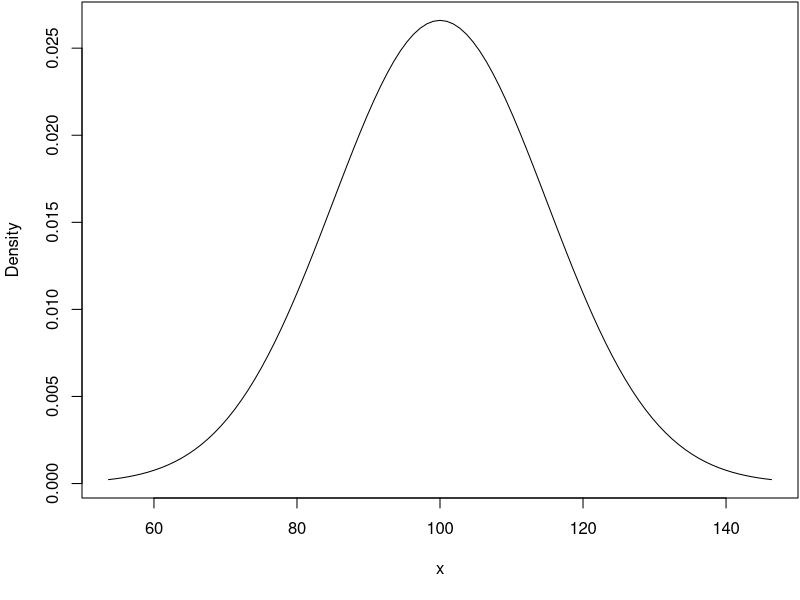
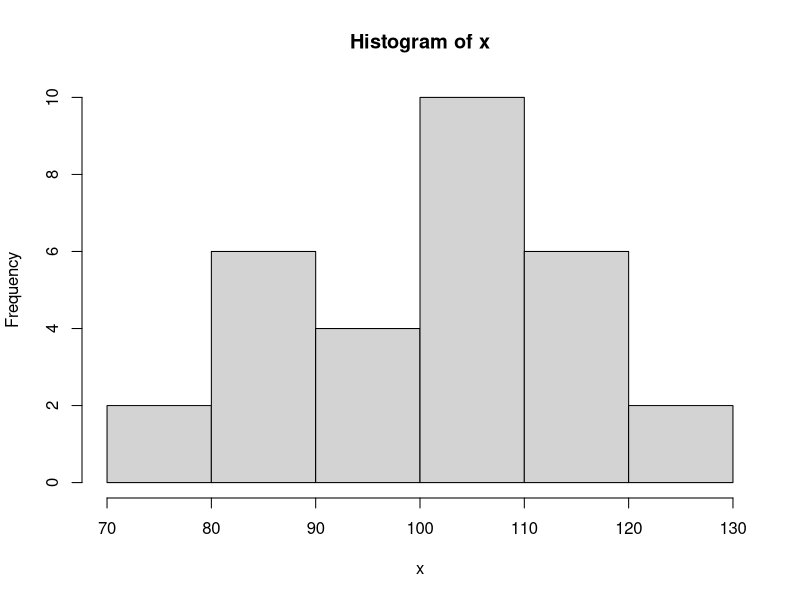
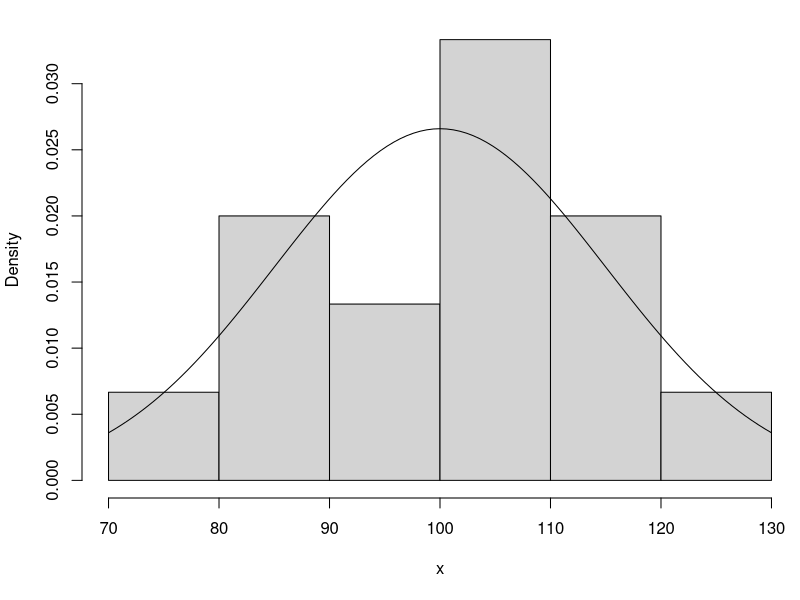
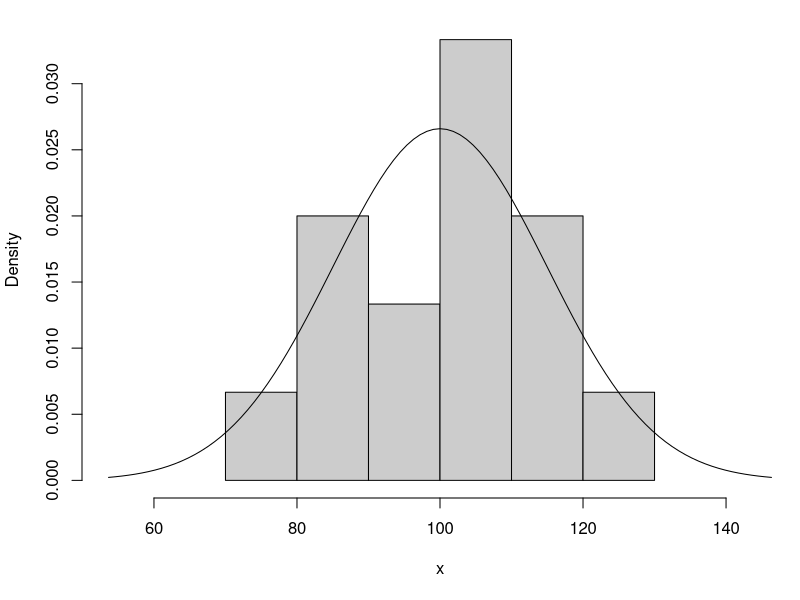
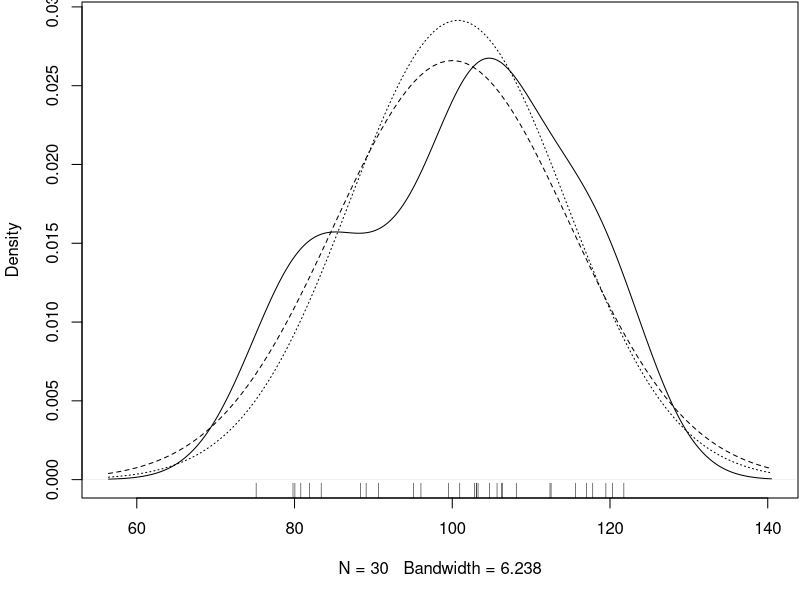
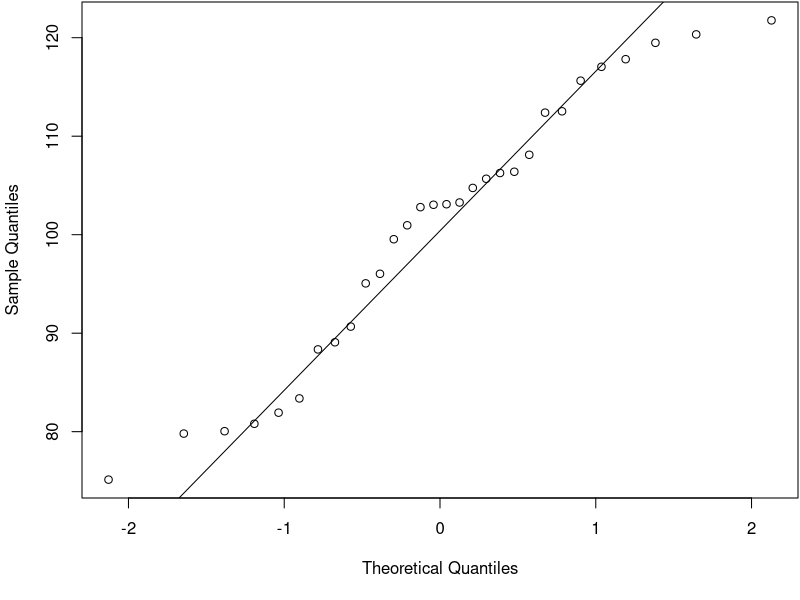
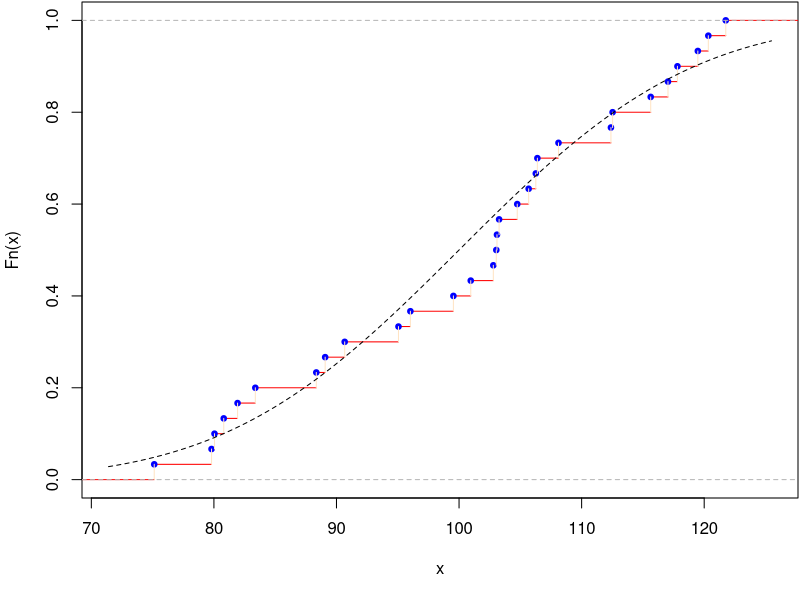

Source code (R) for these figures, in order:
## ---- chunk 1
#| fig-align: center
#| fig-width: 6
#| fig-height: 5
#| fig-cap: "Normal density with mean 100 and standard deviation 15."
#| fig-alt: "Plot of Normal density with mean 100 and standard deviation 15."
  
  # Saving pop mean and std dev for reuse
  mu <- 100 ; sigma <- 15
  
  # Changing margins of plot in graphical params
  opar <- par(mar = c(5.1, 4.1, 0.1, 0.1))
  
  curve(dnorm(x, mean = mu, sd = sigma),
        xlim = qnorm(c(0.001, 0.999), mean = mu, sd = sigma),
        ylab = "Density")
  
  # Resetting to previous graphical parameters
  par(opar)
## ---- chunk 2

  # Given an upper tail probability, find the z-value.
  qnorm(0.025, lower.tail = FALSE) 

  # First and third quartiles
  qnorm(c(0.25, 0.75), mean = mu, sd = sigma)

  # First and third quartiles from z-values
  mu + sigma * qnorm(c(0.25, 0.75))    
## ---- chunk 3

  # Lower tail probability (area)
  pnorm(125, mean = mu, sd = sigma)   
  # Same after converting to z-score
  pnorm((125 - mu)/sigma)             
  # Upper tail probability
  pnorm(125, mean = mu, sd = sigma, lower.tail = FALSE)    
  # Total probability is one, so ...
  1 - pnorm(125, mean = mu, sd = sigma) 
## ---- chunk 4
  
  # Saving sample size for reuse.
  n <- 30
  # Generate a vector of n = 30 observations.
  x <- rnorm(n, mean = mu, sd = sigma)
  # Sample mean
  mean(x)
  # Sample standard deviation
  sd(x)
  # Sample quantiles
  quantile(x, probs = c(0.25, 0.75))
## ---- chunk 5
#| fig-align: center
#| fig-width: 6
#| fig-height: 5
#| fig-cap: "Frequency histogram of 30 observations drawn from a normal distribution with mean 100 and standard deviation 15."

  hist(x)                 
## ---- chunk 6
  t.test(x, mu = 100)
## ---- chunk 7
#| fig-align: center
#| fig-width: 6
#| fig-height: 5
#| fig-cap: "Histogram of 30 observations drawn from a normal distribution with mean 100 and standard deviation 15 with the true density superimposed."

  opar <- par(mar = c(5.1, 4.1, 1.1, 0.1))
  hist(x, freq = FALSE, main = "")
  curve(dnorm(x, mean = mu, sd = sigma), ylab = "Density",  add = TRUE)
  par(opar)                
## ---- chunk 8
#| fig-align: center
#| fig-width: 6
#| fig-height: 5
#| fig-cap: "Histogram of 30 observations drawn from a normal distribution with mean 100 and standard deviation 15 with the true density superimposed."

  opar <- par(mar = c(5.1, 4.1, 1.1, 0.1))
  
  dx <- hist(x, plot = FALSE)
  ylim <- c(0, max(c(dnorm(x, mean = mu, sd = sigma), dx$density)))
  xlim <- range(c(qnorm(c(0.001, 0.999), mean = mu, sd = sigma), dx$breaks))
  plot(dx, freq = FALSE, xlim = xlim, ylim = ylim, main = NULL, col = 'grey80')
  curve(dnorm(x, mean = mu, sd = sigma), ylab = "Density",  add = TRUE)
  par(opar)              
## ---- chunk 9
#| fig-align: center
#| fig-width: 6
#| fig-height: 5
#| fig-cap: "Kernel density estimator from a sample of 30 normal random variables with mean 100 and standard deviation 15. The true (dashed) and fitted (dotted) normal densities are superimposed for comparison."

  opar <- par(mar = c(5.1, 4.1, 0.1, 0.1))
  dx <- density(x)
  muhat <- mean(x); sigmahat <- sd(x)
  ylim <- c(0, max(c(dnorm(x, mean = mu, sd = sigma),
                     dnorm(x, mean = muhat, sd = sigmahat),
                     dx$y)))
  plot(dx, ylim = ylim, main = "")
  curve(dnorm(x, mean = mu, sd = sigma), lty = 2, add = TRUE)
  curve(dnorm(x, mean = muhat, sd = sigmahat), lty = 3, add = TRUE)
  
  # Shows the data as a rug on the x-axis
  rug(x)     
  
  par(opar)             
## ---- chunk 10
#| fig-align: center
#| fig-width: 6
#| fig-height: 5
#| fig-cap: "Normal QQ plot from a sample of 30 normal random variables with mean 100 and standard deviation 15."

  opar <- par(mar = c(5.1, 4.1, 0.1, 0.1))
  qqnorm(x, main = NULL)
  qqline(x)
  par(opar)             
## ---- chunk 11

  px <- ecdf(x)
  px
## ---- chunk 12
#| fig-align: center
#| fig-width: 6
#| fig-height: 5
#| fig-cap: "Empirical CDF from a sample of 30 normal random variables with mean 100 and standard deviation 15. True CDR superimposed."

  opar <- par(mar = c(5.1, 4.1, 0.1, 0.1))
  plot(px, main = NULL, verticals = TRUE, cex = 0.75,
       col.points = "blue", col.hor = "red", col.vert = "bisque")
  curve(pnorm(x, mean = mu, sd = sigma), lty = 2, add = TRUE)
  par(opar)          
